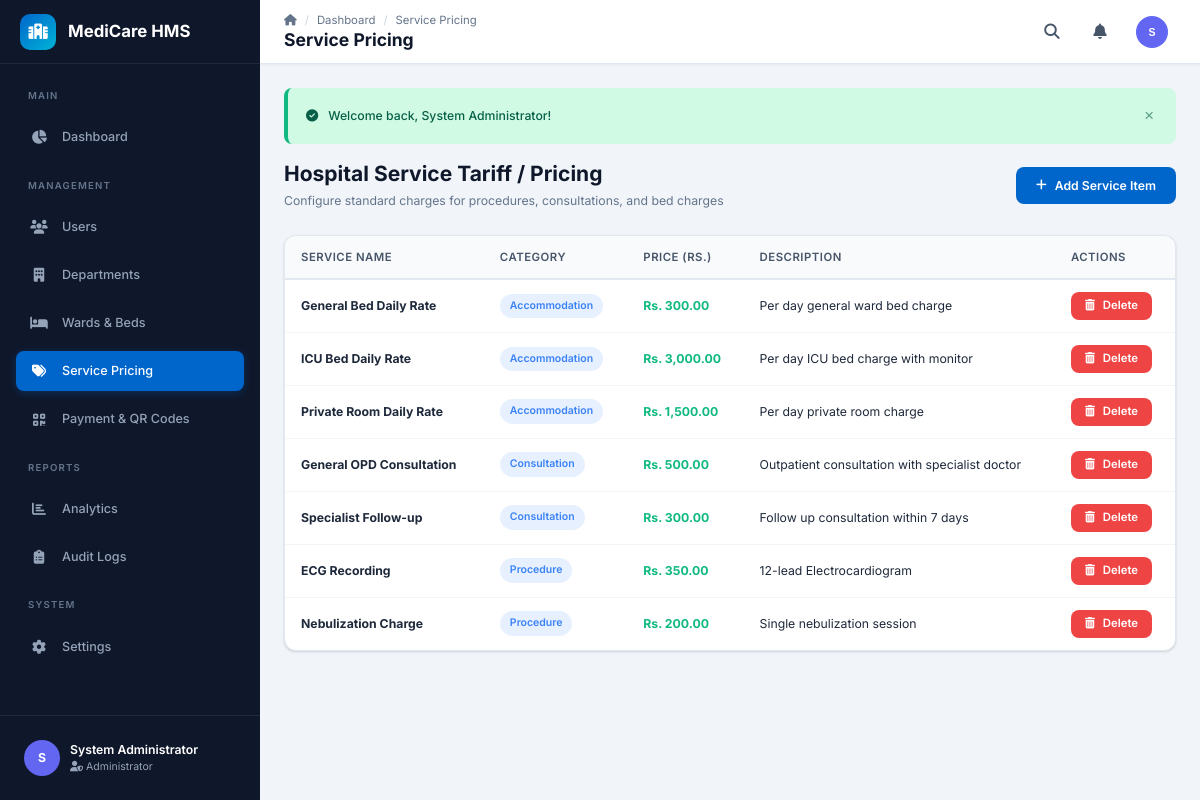
The page /admin/manage_pricing.php (signed in) on the database its author committed.
### tables this page shows
CREATE TABLE IF NOT EXISTS service_pricing (
    id INT AUTO_INCREMENT PRIMARY KEY,
    service_name VARCHAR(200) NOT NULL,
    category VARCHAR(50) DEFAULT NULL,
    price DECIMAL(10,2) NOT NULL,
    description TEXT,
    status VARCHAR(10) DEFAULT 'active',
    created_at DATETIME DEFAULT CURRENT_TIMESTAMP
);

### includes/functions.php (called while the page is built, shortened)
<?php
function sanitize(string $input): string {
    return htmlspecialchars(trim($input), ENT_QUOTES, 'UTF-8');
}
function formatCurrency(float $amount): string {
    return 'Rs. ' . number_format($amount, 2);
}

### admin/manage_pricing.php (the view, shortened to what this page needs)
<?php
$db = getDB();
$services = $db->query("SELECT * FROM service_pricing ORDER BY category, service_name")->fetchAll();
include __DIR__ . '/../includes/header.php';
?>
<div class="page-header">
    <div>
        <h1>Hospital Service Tariff / Pricing</h1>
        <p class="page-subtitle">Configure standard charges for procedures, consultations, and bed charges</p>
    </div>
    <button class="btn btn-primary" onclick="openModal('addServiceModal')">
        <i class="fas fa-plus"></i> Add Service Item
    </button>
</div>
<div class="card">
    <div class="table-responsive">
        <table>
            <thead>
                <tr>
                    <th>Service Name</th>
                    <th>Category</th>
                    <th>Price (Rs.)</th>
                    <th>Description</th>
                    <th>Actions</th>
                </tr>
            </thead>
            <tbody>
                <?php foreach ($services as $s): ?>
                <tr>
                    <td><strong><?= sanitize($s['service_name']) ?></strong></td>
                    <td><span class="badge badge-info"><?= sanitize($s['category']) ?></span></td>
                    <td class="font-bold text-success"><?= formatCurrency($s['price']) ?></td>
                    <td><?= sanitize($s['description'] ?: '-') ?></td>
                    <td>
                        <form method="POST" inline style="display:inline;" onsubmit="return confirm('Delete tariff item <?= sanitize($s['service_name']) ?>?');">
                            <button type="submit" class="btn btn-sm btn-danger"><i class="fas fa-trash-can"></i> Delete</button>
                        </form>
                    </td>
                </tr>
                <?php endforeach; ?>
            </tbody>
        </table>
    </div>
</div>
<?php include __DIR__ . '/../includes/footer.php'; ?>

### assets/css/style.css (style rules this page uses)
:root { --primary: #0066CC; --primary-light: #3388DD; --primary-dark: #004C99; --primary-50: #e6f0ff; --primary-100: #b3d1ff; --primary-500: #0066CC; --primary-600: #0052a3; --primary-700: #003d7a; --accent: #00B4D8; --accent-light: #48CAE4; --accent-dark: #0096B7; --success: #10b981; --success-light: #d1fae5; --warning: #f59e0b; --warning-light: #fef3c7; --danger: #ef4444; --danger-light: #fee2e2; --info: #3b82f6; --info-light: #dbeafe; --white: #ffffff; --gray-50: #f8fafc; --gray-100: #f1f5f9; --gray-200: #e2e8f0; --gray-300: #cbd5e1; --gray-400: #94a3b8; --gray-500: #64748b; --gray-600: #475569; --gray-700: #334155; --gray-800: #1e293b; --gray-900: #0f172a; --sidebar-bg: #0f172a; --sidebar-hover: #1e293b; --sidebar-active: #0066CC; --sidebar-text: #94a3b8; --sidebar-text-active: #ffffff; --sidebar-width: 260px; --sidebar-collapsed-width: 70px; --header-height: 64px; --content-padding: 24px; --border-radius: 12px; --border-radius-sm: 8px; --border-radius-xs: 6px; --border-radius-full: 50%; --shadow-xs: 0 1px 2px rgba(0,0,0,0.05); --shadow-sm: 0 1px 3px rgba(0,0,0,0.1), 0 1px 2px rgba(0,0,0,0.06); --shadow-md: 0 4px 6px -1px rgba(0,0,0,0.1), 0 2px 4px -1px rgba(0,0,0,0.06); --shadow-lg: 0 10px 15px -3px rgba(0,0,0,0.1), 0 4px 6px -2px rgba(0,0,0,0.05); --shadow-xl: 0 20px 25px -5px rgba(0,0,0,0.1), 0 10px 10px -5px rgba(0,0,0,0.04); --transition-fast: 150ms ease; --transition-base: 250ms ease; --transition-slow: 350ms ease; --font-family: 'Inter', -apple-system, BlinkMacSystemFont, 'Segoe UI', Roboto, sans-serif; --font-mono: 'JetBrains Mono', 'Fira Code', monospace; }
*, *::before, *::after { margin: 0; padding: 0; box-sizing: border-box; }
html { font-size: 14px; scroll-behavior: smooth; }
body { font-family: var(--font-family); background: var(--gray-100); color: var(--gray-800); line-height: 1.6; min-height: 100vh; -webkit-font-smoothing: antialiased; -moz-osx-font-smoothing: grayscale; }
h1, h2, h3, h4, h5, h6 { font-weight: 700; line-height: 1.3; color: var(--gray-900); }
h1 { font-size: 1.875rem; }
.text-success { color: var(--success); }
.font-bold { font-weight: 700; }
.card { background: var(--white); border-radius: var(--border-radius); box-shadow: var(--shadow-sm); border: 1px solid var(--gray-200); overflow: hidden; transition: box-shadow var(--transition-fast); }
.table-responsive { overflow-x: auto; border-radius: var(--border-radius); }
table { width: 100%; border-collapse: collapse; }
table thead { background: var(--gray-50); }
table th { padding: 12px 16px; text-align: left; font-weight: 600; font-size: 0.8125rem; color: var(--gray-600); text-transform: uppercase; letter-spacing: 0.5px; border-bottom: 2px solid var(--gray-200); white-space: nowrap; }
table td { padding: 12px 16px; border-bottom: 1px solid var(--gray-100); font-size: 0.875rem; vertical-align: middle; }
table tbody tr { transition: background var(--transition-fast); }
table tbody tr:last-child td { border-bottom: none; }
.badge { display: inline-flex; align-items: center; gap: 5px; padding: 4px 10px; border-radius: 20px; font-size: 0.75rem; font-weight: 600; background: color-mix(in srgb, var(--badge-color, var(--gray-500)) 12%, transparent); color: var(--badge-color, var(--gray-500)); white-space: nowrap; }
.badge-info { --badge-color: var(--info); }
.btn { display: inline-flex; align-items: center; justify-content: center; gap: 8px; padding: 10px 20px; border: none; border-radius: var(--border-radius-sm); font-size: 0.875rem; font-weight: 600; font-family: var(--font-family); cursor: pointer; transition: all var(--transition-fast); white-space: nowrap; text-decoration: none; line-height: 1.4; }
.btn-primary { background: var(--primary); color: var(--white); }
.btn-danger { background: var(--danger); color: var(--white); }
.btn-sm { padding: 6px 14px; font-size: 0.8125rem; }
.page-header { display: flex; align-items: center; justify-content: space-between; margin-bottom: 24px; flex-wrap: wrap; gap: 16px; }
.page-header h1 { font-size: 1.5rem; }
.page-header .page-subtitle { color: var(--gray-500); font-size: 0.875rem; margin-top: 4px; }

### rows shown on the page
service_pricing: service_name "General Bed Daily Rate", category "Accommodation", price "Rs. 300.00", description "Per day general ward bed charge"
service_pricing: service_name "ICU Bed Daily Rate", category "Accommodation", price "Rs. 3,000.00", description "Per day ICU bed charge with monitor"
service_pricing: service_name "Private Room Daily Rate", category "Accommodation", price "Rs. 1,500.00", description "Per day private room charge"
service_pricing: service_name "General OPD Consultation", category "Consultation", price "Rs. 500.00", description "Outpatient consultation with specialist doctor"
service_pricing: service_name "Specialist Follow-up", category "Consultation", price "Rs. 300.00", description "Follow up consultation within 7 days"
service_pricing: service_name "ECG Recording", category "Procedure", price "Rs. 350.00", description "12-lead Electrocardiogram"
service_pricing: service_name "Nebulization Charge", category "Procedure", price "Rs. 200.00", description "Single nebulization session"

### other values the page prints
APP_NAME "MediCare HMS"
$item['section'] "MAIN"
$item['label'] "Dashboard"
$item['section'] "MANAGEMENT"
$item['label'] "Users"
$item['label'] "Departments"
$item['label'] "Wards & Beds"
$item['label'] "Service Pricing"
$item['label'] "Payment & QR Codes"
$item['section'] "REPORTS"
$item['label'] "Analytics"
$item['label'] "Audit Logs"
$item['section'] "SYSTEM"
$item['label'] "Settings"
substr($currentUser['full_name'], 0, 1) "S"
